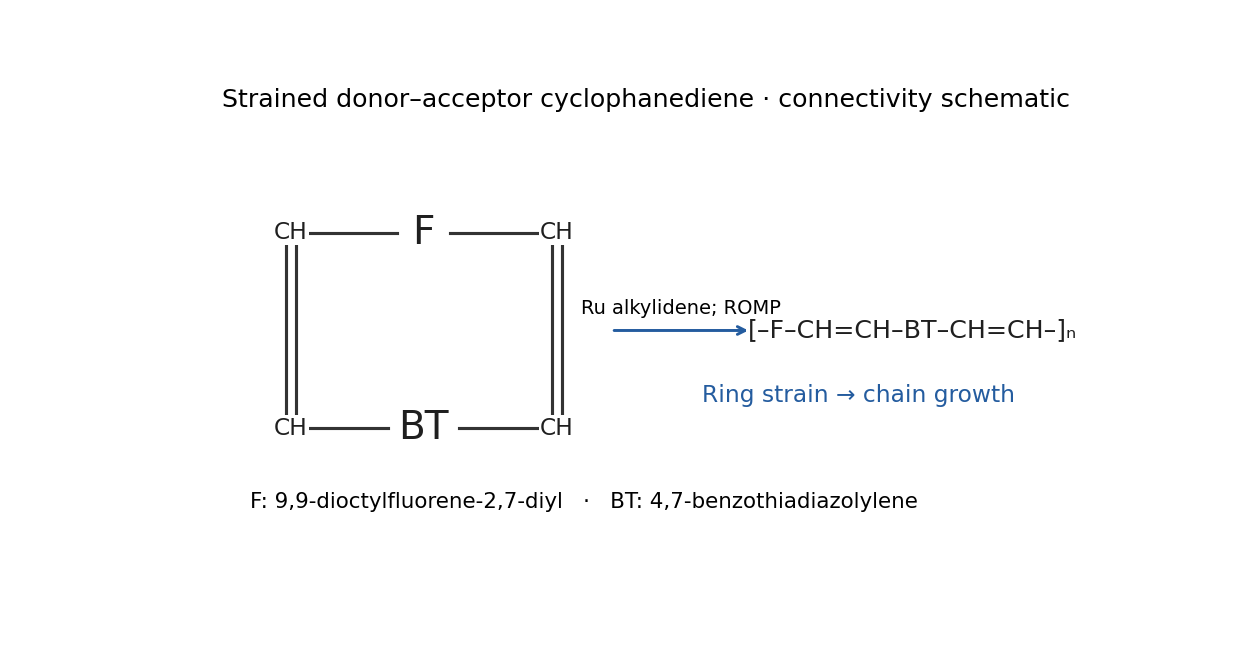

Write Python code to recreate this figure.
"""Original solution diagram; Python 3.14, matplotlib 3.10, numpy 2.3.
Run from the mirrored media directory: PNG basename is written to cwd.
"""
from pathlib import Path
import sys
sys.path.insert(0,str(Path(__file__).resolve().parents[2]))
import numpy as np
import matplotlib
matplotlib.use('Agg')
import matplotlib.pyplot as plt
from tools.chemistry_diagram import atom,bond,ring,curly,flow,finish,save,wedge,BLUE,ORANGE

fig,ax=plt.subplots(figsize=(9,4.8));finish(ax,(-3,8),(-2,2.8),'Strained donor–acceptor cyclophanediene · connectivity schematic')
atom(ax,(0,1.6),'F',20);atom(ax,(0,-.6),'BT',20)
for side in [-1,1]:
 bond(ax,(side*.3,1.6),(side*1.5,1.6));bond(ax,(side*1.5,1.6),(side*1.5,-.6),2);bond(ax,(side*1.5,-.6),(side*.4,-.6))
 atom(ax,(side*1.5,1.6),'CH',12);atom(ax,(side*1.5,-.6),'CH',12)
flow(ax,(2.1,.5),(3.7,.5),'Ru alkylidene; ROMP')
atom(ax,(5.5,.5),'[–F–CH=CH–BT–CH=CH–]ₙ',13)
ax.text(4.9,-.3,'Ring strain → chain growth',ha='center',fontsize=12,color=BLUE)
ax.text(1.8,-1.5,'F: 9,9-dioctylfluorene-2,7-diyl   ·   BT: 4,7-benzothiadiazolylene',ha='center',fontsize=11)
save(fig,Path(__file__).with_suffix('.png').name)
